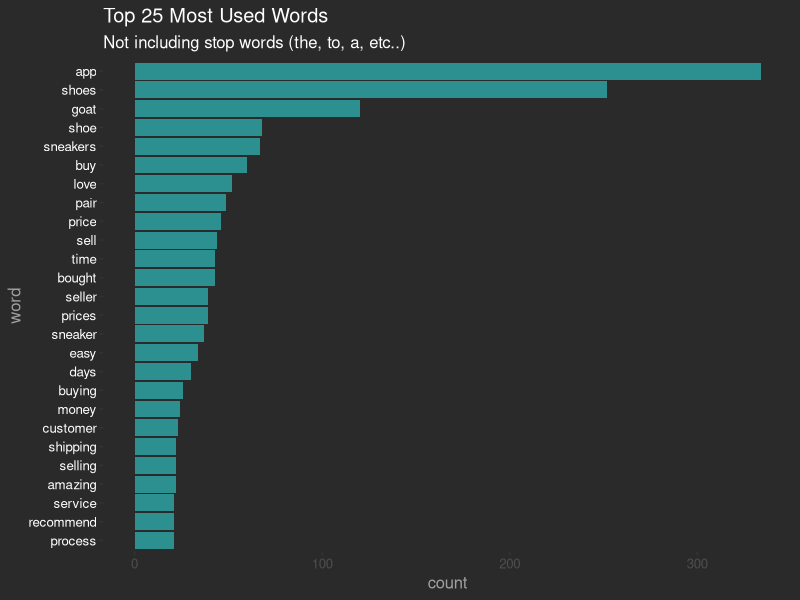
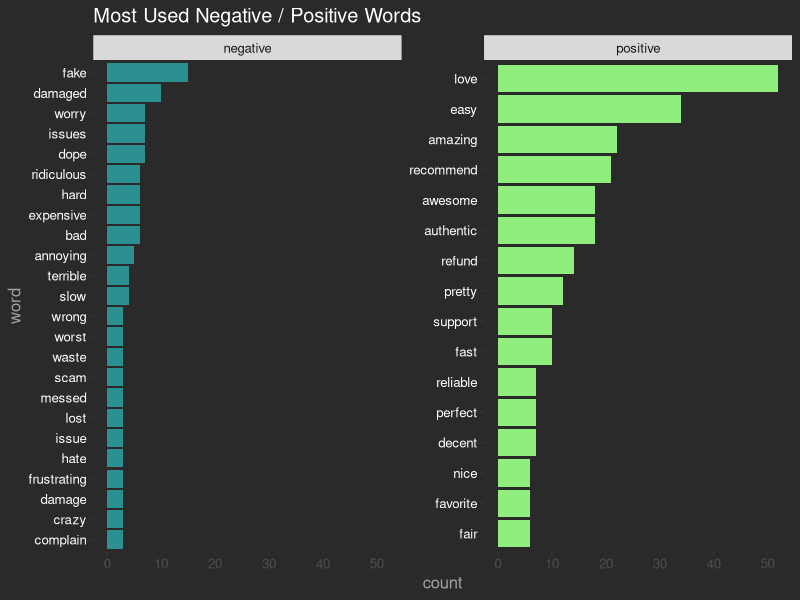
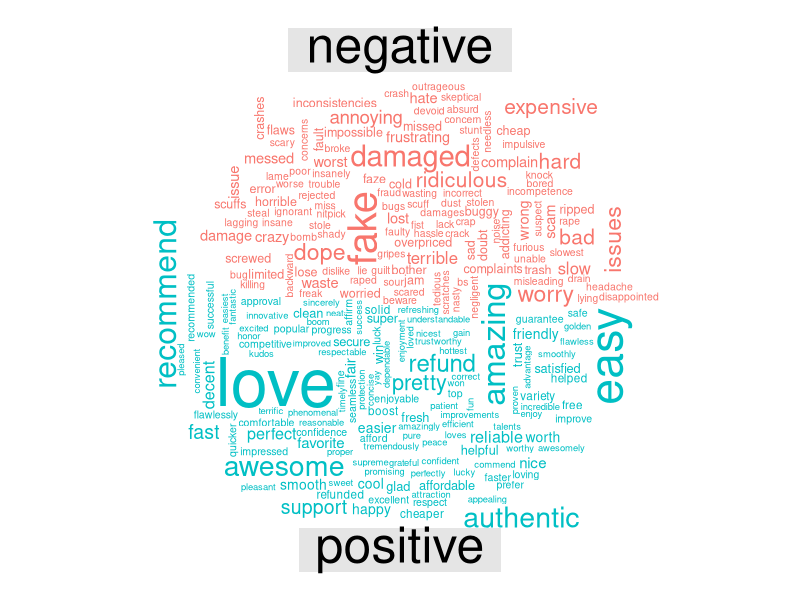

R code for these plots, in order:
library(tidyverse)
library(ggthemes)
library(tidytext)

data  <- read_csv("./app_reviews.csv")
big_data  <- read_csv("./bigger_data.csv")

# count words

count_words <- big_data %>%
  select(-date) %>%
  unnest_tokens(word, review) %>%
  anti_join(stop_words) %>%
  mutate(word = str_extract(word, "[a-z']+")) %>%
  drop_na() %>%
  count(word, sort = TRUE)

# words

review_words  <- big_data %>%
  select(-date) %>%
  unnest_tokens(word, review) %>%
  anti_join(stop_words) %>%
  mutate(word = str_extract(word, "[a-z']+")) %>%
  drop_na()

# graphing word counts

count_words %>%
  filter(n > 10) %>%
  mutate(word = reorder(word, n)) %>%
  top_n(25) %>%
  ggplot(aes(word, n)) +
  geom_col(aes(fill = "darkunica"), show.legend = FALSE) +
  labs(title = "Top 25 Most Used Words",
       subtitle = "Not including stop words (the, to, a, etc..)",
       y = "count") +
  theme_hc(bgcolor = "darkunica") +
  scale_fill_hc("darkunica") +
  theme(axis.text.y = element_text(colour = '#FFFFFF'),
        panel.grid.major.y = element_line(colour = '#2A2A2B')) +
  coord_flip()

### word avg ratings

word_freq <- big_data %>%
  select(-date) %>%
  unnest_tokens(word, review) %>%
  anti_join(stop_words) %>%
  mutate(word = str_extract(word, "[a-z']+")) %>%
  drop_na() %>%
  group_by(word) %>%
  mutate(avg_rating = mean(rating))

### Most Common + / - words

word_sentiments <- review_words %>%
  inner_join(get_sentiments("bing")) %>%
  count(word, sentiment, sort = TRUE) %>%
  ungroup()

word_sentiments %>%
  group_by(sentiment) %>%
  top_n(15) %>%
  ungroup() %>%
  mutate(word = reorder(word, n)) %>%
  ggplot(aes(word, n, fill = sentiment)) +
  geom_col(show.legend = FALSE) +
  facet_wrap(~sentiment, scales = "free_y") +
  labs(title = "Most Used Negative / Positive Words",
       y = "count") +
  theme_hc(bgcolor = "darkunica") +
  scale_fill_hc("darkunica") +
  theme(axis.text.y = element_text(colour = '#FFFFFF'),
        panel.grid.major.y = element_line(colour = '#2A2A2B')) +
  coord_flip()

# word cloud

library(reshape2)
library(wordcloud)

word_cloud <- review_words %>%
  inner_join(get_sentiments("bing")) %>%
  count(word, sentiment, sort = TRUE) %>%
  acast(word ~ sentiment, value.var = "n", fill = 0) %>%
  comparison.cloud(colors = c("#F8766D", "#00BFC4"),
                   max.words = 300,
                   random.order = TRUE,
                   rot.per = .2)


# 1 star reviews

one_star <- word_freq %>%
  filter(avg_rating == 1) %>%
  group_by(word) %>%
  count(word, sort = TRUE) %>%
  ungroup() %>%
  top_n(15) %>%
  mutate(word = reorder(word, n)) %>%
  ggplot(aes(word, n)) +
  geom_col(aes(fill = "darkunica"), show.legend = FALSE) +
  labs(title = "Most Used Words: 1 Star Reviews",
       subtitle = "Not including stop words (the, to, a etc...)",
       y = "count") +
  theme_hc(bgcolor = "darkunica") +
  scale_fill_hc("darkunica") +
  theme(axis.text.y = element_text(colour = '#FFFFFF'),
        panel.grid.major.y = element_line(colour = '#2A2A2B')) +
  coord_flip()
